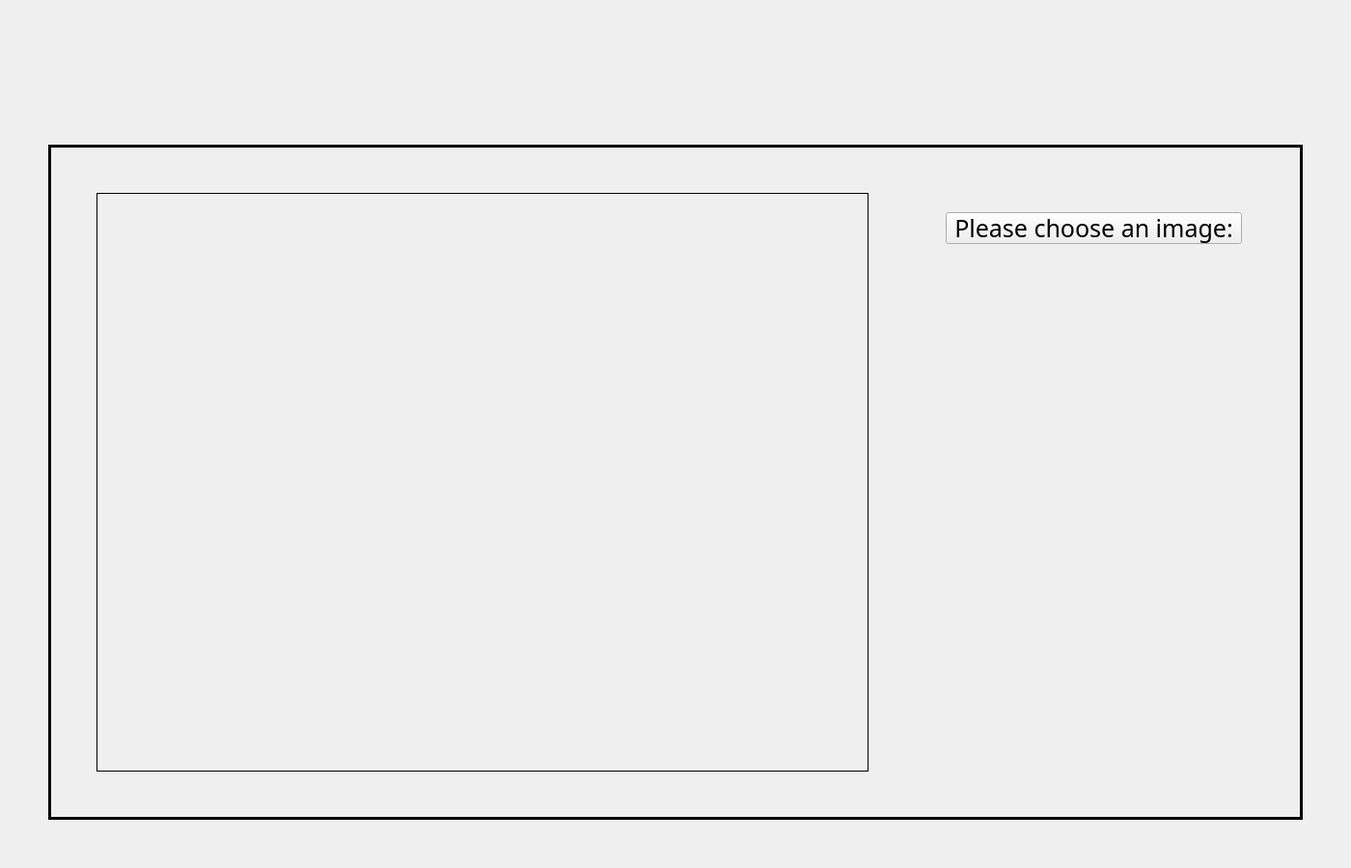
<?xml version="1.0" encoding="UTF-8"?>
<ui version="4.0">
 <class>Form</class>
 <widget class="QWidget" name="Form">
  <property name="geometry">
   <rect>
    <x>0</x>
    <y>0</y>
    <width>1400</width>
    <height>900</height>
   </rect>
  </property>
  <property name="windowTitle">
   <string>Form</string>
  </property>
  <widget class="QFrame" name="frame">
   <property name="geometry">
    <rect>
     <x>50</x>
     <y>150</y>
     <width>1300</width>
     <height>700</height>
    </rect>
   </property>
   <property name="frameShape">
    <enum>QFrame::Box</enum>
   </property>
   <property name="frameShadow">
    <enum>QFrame::Plain</enum>
   </property>
   <property name="lineWidth">
    <number>3</number>
   </property>
   <widget class="QPushButton" name="pushButton">
    <property name="geometry">
     <rect>
      <x>930</x>
      <y>70</y>
      <width>307</width>
      <height>33</height>
     </rect>
    </property>
    <property name="font">
     <font>
      <family>楷体</family>
      <pointsize>19</pointsize>
     </font>
    </property>
    <property name="text">
     <string>Please choose an image:</string>
    </property>
   </widget>
   <widget class="QFrame" name="frame_2">
    <property name="geometry">
     <rect>
      <x>50</x>
      <y>50</y>
      <width>800</width>
      <height>600</height>
     </rect>
    </property>
    <property name="frameShape">
     <enum>QFrame::Box</enum>
    </property>
    <property name="frameShadow">
     <enum>QFrame::Plain</enum>
    </property>
   </widget>
  </widget>
 </widget>
 <resources/>
 <connections/>
</ui>
